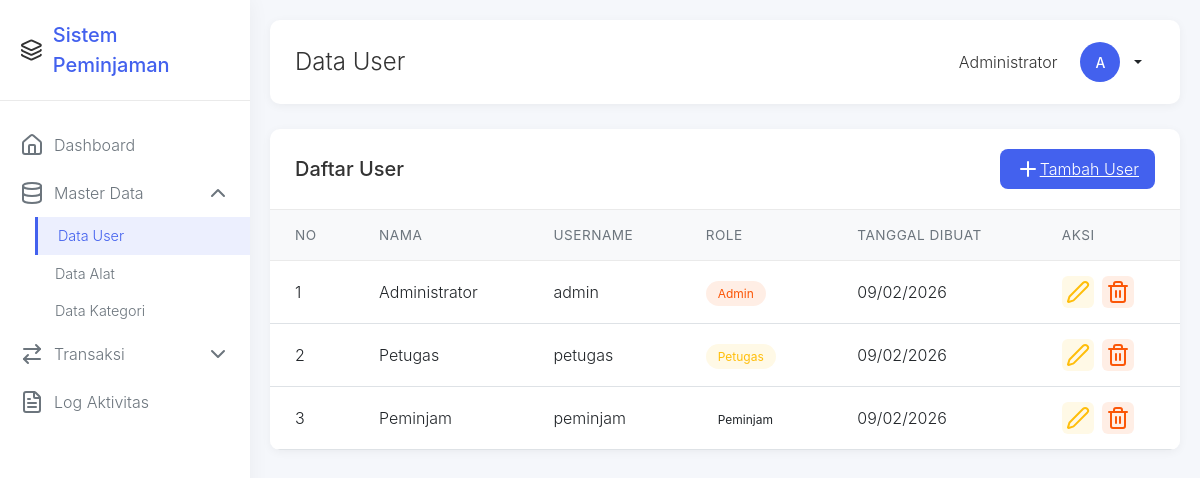
The page /admin/users.php (signed in) on the database its author committed.
### tables this page shows
CREATE TABLE `users` (
  `id` int(11) NOT NULL,
  `nama` varchar(100) NOT NULL,
  `username` varchar(50) NOT NULL,
  `password` varchar(255) NOT NULL,
  `role` enum('admin','petugas','peminjam') NOT NULL,
  `created_at` timestamp NOT NULL DEFAULT current_timestamp()
);

### admin/users.php (the view, shortened to what this page needs)
<?php
 $db = new Database();
 $conn = $db->getConnection();
 $stmt = $conn->prepare("SELECT * FROM users ORDER BY created_at DESC");
 $stmt->execute();
 $result = $stmt->get_result();
?>
<!DOCTYPE html>
<html lang="id">
<head>
    <link href="https://cdn.jsdelivr.net/npm/bootstrap@5.3.0/dist/css/bootstrap.min.css" rel="stylesheet">
    <link rel="stylesheet" href="../assets/css/style.css">
</head>
<body>
    <aside class="sidebar" id="sidebar">
        <div class="sidebar-header">
            <i data-lucide="layers"></i>
            <span class="sidebar-logo">Sistem Peminjaman</span>
        </div>
        <nav class="sidebar-menu">
            <a href="dashboard.php" class="menu-item">
                <i data-lucide="home" class="menu-icon"></i>
                <span class="menu-text">Dashboard</span>
            </a>
            <div class="menu-item" data-bs-toggle="collapse" data-bs-target="#masterDataDropdown" aria-expanded="true">
                <i data-lucide="database" class="menu-icon"></i>
                <span class="menu-text">Master Data</span>
                <i data-lucide="chevron-down" class="menu-arrow"></i>
            </div>
            <div class="collapse show dropdown-menu-custom" id="masterDataDropdown">
                <a href="users.php" class="menu-item active">
                    <span class="menu-text">Data User</span>
                </a>
                <a href="alat.php" class="menu-item">
                    <span class="menu-text">Data Alat</span>
                </a>
                <a href="kategori.php" class="menu-item">
                    <span class="menu-text">Data Kategori</span>
                </a>
            </div>
            <div class="menu-item" data-bs-toggle="collapse" data-bs-target="#transaksiDropdown" aria-expanded="false">
                <i data-lucide="arrow-right-left" class="menu-icon"></i>
                <span class="menu-text">Transaksi</span>
                <i data-lucide="chevron-down" class="menu-arrow"></i>
            </div>
            <a href="log_activity.php" class="menu-item">
                <i data-lucide="file-text" class="menu-icon"></i>
                <span class="menu-text">Log Aktivitas</span>
            </a>
        </nav>
    </aside>
    <main class="main-content">
        <div class="top-header">
            <div style="display: flex; align-items: center;">
                <h1 class="page-title">Data User</h1>
            </div>
            <div class="user-profile">
                <span style="margin-right: 10px;"><?php echo $_SESSION['nama']; ?></span>
                <div class="dropdown">
                    <button class="btn btn-sm dropdown-toggle d-flex align-items-center" type="button" id="userDropdown" data-bs-toggle="dropdown" aria-expanded="false">
                        <div class="user-avatar">
                            <?php echo strtoupper(substr($_SESSION['nama'], 0, 1)); ?>
                        </div>
                    </button>
                </div>
            </div>
        </div>
        <div class="table-card">
            <div class="card-header-custom">
                <h5 class="mb-0">Daftar User</h5>
                <a href="user_tambah.php" class="btn-add">
                    <i data-lucide="plus"></i> Tambah User
                </a>
            </div>
            <div class="table-responsive">
                <table class="table table-custom">
                    <thead>
                        <tr>
                            <th>No</th>
                            <th>Nama</th>
                            <th>Username</th>
                            <th>Role</th>
                            <th>Tanggal Dibuat</th>
                            <th>Aksi</th>
                        </tr>
                    </thead>
                    <tbody>
                        <?php $no = 1; while ($user = $result->fetch_assoc()): ?>
                        <tr>
                            <td><?php echo $no++; ?></td>
                            <td><?php echo $user['nama']; ?></td>
                            <td><?php echo $user['username']; ?></td>
                            <td>
                                <span class="badge-custom badge-<?php echo $user['role']; ?>">
                                    <?php echo ucfirst($user['role']); ?>
                                </span>
                            </td>
                            <td><?php echo date('d/m/Y', strtotime($user['created_at'])); ?></td>
                            <td>
                                <div class="action-buttons">
                                    <a href="user_edit.php?id=<?php echo $user['id']; ?>" class="btn-action btn-edit">
                                        <i data-lucide="edit-2"></i>
                                    </a>
                                    <a href="users.php?delete=<?php echo $user['id']; ?>" class="btn-action btn-delete" onclick="return confirm('Apakah Anda yakin ingin menghapus user ini?')">
                                        <i data-lucide="trash-2"></i>
                                    </a>
                                </div>
                            </td>
                        </tr>
                        <?php endwhile; ?>
                    </tbody>
                </table>
            </div>
        </div>
    </main>
</body>
</html>

### assets/css/style.css (style rules this page uses)
body { font-family: 'Segoe UI', Tahoma, Geneva, Verdana, sans-serif; background-color: #f8f9fa; }
.table { margin-bottom: 0; }
.table th { border-top: none; font-weight: 600; color: #495057; background-color: #f8f9fa; }
.btn { border-radius: 6px; font-weight: 500; transition: all 0.2s ease; }
.btn-sm { padding: 0.375rem 0.75rem; font-size: 0.875rem; }

### admin/users.php (style rules this page uses)
:root { --primary-color: #4361ee; --secondary-color: #3f37c9; --success-color: #06ffa5; --info-color: #00b4d8; --warning-color: #ffbe0b; --danger-color: #fb5607; --light-color: #f8f9fa; --dark-color: #212529; --sidebar-width: 250px; --sidebar-collapsed-width: 70px; }
body { font-family: 'Inter', 'Segoe UI', Tahoma, Geneva, Verdana, sans-serif; font-weight: 300; background-color: #f5f7fb; color: #333; }
.sidebar { position: fixed; top: 0; left: 0; height: 100vh; width: var(--sidebar-width); background-color: white; box-shadow: 0 0 20px rgba(0, 0, 0, 0.05); z-index: 1000; transition: all 0.3s ease; }
.sidebar-header { padding: 20px; border-bottom: 1px solid #eaeaea; display: flex; align-items: center; }
.sidebar-logo { font-size: 1.25rem; font-weight: 500; color: var(--primary-color); margin-left: 10px; }
.sidebar-menu { padding: 20px 0; }
.menu-item { padding: 12px 20px; display: flex; align-items: center; color: #6c757d; text-decoration: none; transition: all 0.2s ease; }
.menu-item.active { background-color: rgba(67, 97, 238, 0.1); color: var(--primary-color); border-left: 3px solid var(--primary-color); }
.menu-icon { margin-right: 10px; }
.menu-text { font-weight: 300; }
.dropdown-menu-custom { background-color: transparent; border: none; padding-left: 35px; }
.dropdown-menu-custom .menu-item { font-size: 0.9rem; padding: 8px 20px; }
.main-content { margin-left: var(--sidebar-width); padding: 20px; transition: all 0.3s ease; }
.top-header { background-color: white; padding: 15px 25px; border-radius: 10px; box-shadow: 0 2px 10px rgba(0, 0, 0, 0.05); margin-bottom: 25px; display: flex; justify-content: space-between; align-items: center; }
.page-title { font-size: 1.5rem; font-weight: 300; margin: 0; }
.user-profile { display: flex; align-items: center; }
.user-avatar { width: 40px; height: 40px; border-radius: 50%; background-color: var(--primary-color); color: white; display: flex; align-items: center; justify-content: center; margin-right: 10px; }
.table-card { background-color: white; border-radius: 10px; box-shadow: 0 2px 10px rgba(0, 0, 0, 0.05); overflow: hidden; }
.card-header-custom { padding: 20px 25px; border-bottom: 1px solid #eaeaea; display: flex; justify-content: space-between; align-items: center; }
.btn-add { background-color: var(--primary-color); color: white; border: none; border-radius: 8px; padding: 8px 16px; font-weight: 300; display: flex; align-items: center; transition: all 0.2s ease; }
.table-custom { margin-bottom: 0; }
.table-custom thead th { border-bottom: 1px solid #eaeaea; font-weight: 400; color: #6c757d; font-size: 0.85rem; text-transform: uppercase; letter-spacing: 0.5px; padding: 15px 25px; }
.table-custom tbody td { padding: 15px 25px; vertical-align: middle; border-top: 1px solid #f1f1f1; }
.badge-custom { padding: 5px 12px; border-radius: 20px; font-size: 0.75rem; font-weight: 400; }
.badge-admin { background-color: rgba(251, 86, 7, 0.1); color: var(--danger-color); }
.badge-petugas { background-color: rgba(255, 190, 11, 0.1); color: var(--warning-color); }
.action-buttons { display: flex; gap: 8px; }
.btn-action { width: 32px; height: 32px; border-radius: 6px; display: flex; align-items: center; justify-content: center; border: none; transition: all 0.2s ease; }
.btn-edit { background-color: rgba(255, 190, 11, 0.1); color: var(--warning-color); }
.btn-delete { background-color: rgba(251, 86, 7, 0.1); color: var(--danger-color); }
.menu-arrow { margin-left: auto; transition: transform 0.3s ease; }
.menu-item[aria-expanded="true"] .menu-arrow { transform: rotate(180deg); }

### rows shown on the page
users: nama "Administrator", username "admin", role "Admin", created_at "09/02/2026"
users: nama "Petugas", username "petugas", role "Petugas", created_at "09/02/2026"
users: nama "Peminjam", username "peminjam", role "Peminjam", created_at "09/02/2026"

### other values the page prints
$_SESSION['nama'] "Administrator"
substr($_SESSION['nama'], 0, 1) "A"
